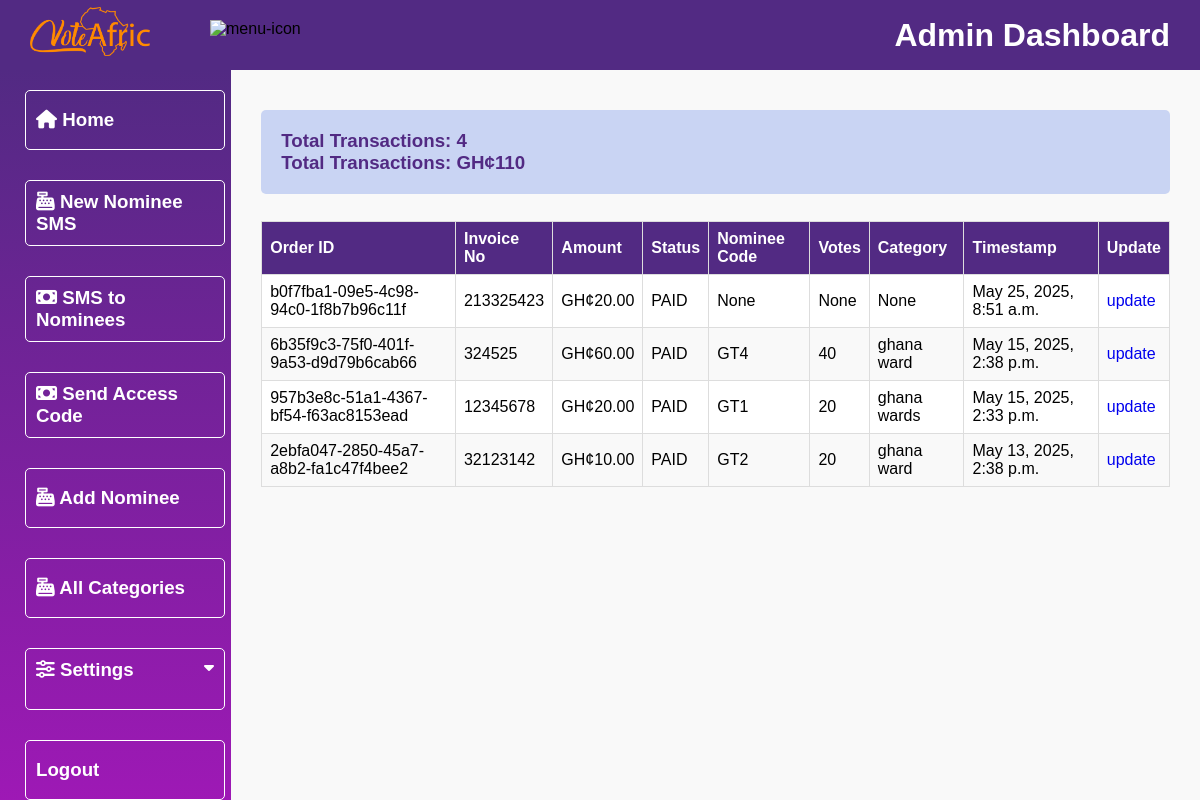
/maindashboard/payment-transactions/ (signed in), run on the app's committed database.
### ussd/models.py (models this page shows, shortened)
class PaymentTransaction(models.Model):
    PAYMENT_TYPES = (
        ('VOTE', 'Vote'),
        ('TICKET', 'Ticket'),
    )
    order_id = models.UUIDField(primary_key=True, default=uuid.uuid4, editable=False)
    invoice_no = models.CharField(max_length=255, null=True, blank=True)
    transaction_id = models.CharField(max_length=20, null=True, blank=True)  # New field
    amount = models.DecimalField(max_digits=10, decimal_places=2)
    status = models.CharField(max_length=50)
    payment_type = models.CharField(max_length=10, choices=PAYMENT_TYPES, null=True, blank=True) # new
    nominee_code = models.CharField(max_length=10, null=True, blank=True)
    event_code = models.CharField(max_length=10, null=True, blank=True) # new
    votes = models.IntegerField(null=True, blank=True)
    tickets = models.PositiveIntegerField(null=True, blank=True) # new
    ticket_type = models.CharField(max_length=20, null=True, blank=True) # new
    category = models.ForeignKey(Category, on_delete=models.CASCADE, null=True, blank=True, related_name='paymenttransactions')
    event_category = models.ForeignKey(Event, on_delete=models.CASCADE, null=True, blank=True, related_name='paymenttransactions')
    timestamp = models.DateTimeField(null=True, blank=True)  # To store the timestamp of the transaction
    created_at = models.DateTimeField(auto_now_add=True)
    class Meta:
        ordering = ('-timestamp',)

### vote/models.py (models this page shows, shortened)
class Category(models.Model):
    award = models.CharField(max_length=100)
    title = models.CharField(max_length=100, null=True)
    image = models.ImageField(upload_to="category")
    slug = models.SlugField(unique=True)
    date_added = models.DateTimeField('date added', null=True)
    end_date = models.DateTimeField('end date', null=True)
    access_code = models.CharField(max_length=10, unique=True, null=True, blank=True)
    class Meta:
        verbose_name_plural = "categories"
        ordering = ('-date_added',)
    def __str__(self):
        return self.award

### maindashboard/views.py (the view)
# urls.py: path('payment-transactions/', views.payment_transactions, name='payment_transactions'),
def payment_transactions(request):
    if not request.user.is_staff:
        messages.error(request, "You don't have permission to view transactions.")
        return redirect('adminHome')
    payments = PaymentTransaction.objects.all()
    payment_count = payments.count()
    total_payments = PaymentTransaction.objects.all().aggregate(total=Sum('amount'))['total'] or 0
    context = {
        'payment_count': payment_count,
        'total_payments': total_payments,
        'payments': payments
    }
    return render(request, 'maindashboard/payment_transactions.html', context)

### maindashboard/templates/maindashboard/payment_transactions.html (shortened to what this page needs)
{% extends 'maindashboard/base.html' %}
{% load static %}
{% block content %}
<div class="main">
    <div class="transation-details-container">
        <div class="heading">
            <h3>Total Transactions: {{ payment_count }}</h3>
            <h3>Total Transactions: GH¢{{ total_payments }}</h3>
        </div>
        <br>
        <div class="table-responsive">
            <table class="revenue-table">
                <thead>
                    <tr>
                        <th>Order ID</th>
                        <th>Invoice No</th>
                        <th>Amount</th>
                        <th>Status</th>
                        <th>Nominee Code</th>
                        <th>Votes</th>
                        <th>Category</th>
                        <th>Timestamp</th>
                        <th>Update</th>
                    </tr>
                </thead>
                <tbody>
                    {% for p in payments %}
                    <tr>
                        <td>{{ p.order_id }}</td>
                        <td>{{ p.invoice_no }}</td>
                        <td>GH¢{{ p.amount }}</td>
                        <td>{{ p.status }}</td>
                        <td>{{ p.nominee_code }}</td>
                        <td>{{ p.votes }}</td>
                        <td>{{ p.category }}</td>
                        <td>{{ p.timestamp }}</td>
                        <td><a href="{% url 'update_transaction' p.invoice_no %}">update</a></td>
                    </tr>
                    {% endfor %}
                </tbody>
            </table>
        </div>
    </div>
</div>
</div>
{% endblock %}

### vote/static/vote/admin.css (style rules this page uses)
* { margin: 0; padding: 0; box-sizing: border-box; font-family: "Poppins", sans-serif; list-style: none; text-decoration: none; }
:root { --background-color1: #fafaff; --background-color2: #ffffff; --background-color3: #ededed; --background-color4: #afc0f0a4; --primary-color: #4b49ac; --secondary-color: #0c007d; --Border-color: #3f0097; --one-use-color: #3f0097; --two-use-color: #5500cb; --red: #E31C25; --blue: #092347; --white: #fff; --blue: #011f4a; --voiletColor: #522a83; --orangeColor: #fb812b; --whiteColor: #fff; }
body { max-width: 100%; overflow-x: hidden; background-color: #f9f9f9; }
.heading { background-color: var(--background-color4); padding: 20px; border-radius: 5px; margin-bottom: 1%; color: var(--voiletColor); font-weight: 900; }
.main { height: calc(100vh - 70px); width: 100%; overflow-y: scroll; overflow-x: hidden; padding: 40px 30px 30px 30px; }
table { width: 100%; border-collapse: collapse; background-color: var(--white); box-shadow: 1px 1px 5px 3px rgba(0, 0, 0, 0.1); }
table th, table td { border: 1px solid #ddd; padding: 8px; text-align: left; }
table th { background-color: var(--voiletColor); color: var(--white); }
table tbody tr:nth-child(even) { background-color: #f9f9f9; }
.table-responsive { overflow-x: auto; -webkit-overflow-scrolling: touch; }
.revenue-table { width: 100%; border-collapse: collapse; }
.revenue-table th, .revenue-table td { border: 1px solid #dddddd; text-align: left; padding: 8px; }
.revenue-table th { background-color: var(--voiletColor); }
.revenue-table tbody tr:nth-child(even) { background-color: #f9f9f9; }
:root { --primary: #4361ee; --secondary: #3f37c9; --success: #4cc9f0; --danger: #f72585; --warning: #ffc107; --light: #f8f9fa; --dark: #212529; }

### data on the page
PaymentTransaction: order_id "b0f7fba1-09e5-4c98-94c0-1f8b7b96c11f", invoice_no "213325423", amount "20.00", status "PAID", nominee_code "None", votes "None", category "None", timestamp "May 25, 2025, 8:51 a.m."
PaymentTransaction: order_id "6b35f9c3-75f0-401f-9a53-d9d79b6cab66", invoice_no "324525", amount "60.00", status "PAID", nominee_code "GT4", votes "40", category "ghana ward", timestamp "May 15, 2025, 2:38 p.m."
PaymentTransaction: order_id "957b3e8c-51a1-4367-bf54-f63ac8153ead", invoice_no "12345678", amount "20.00", status "PAID", nominee_code "GT1", votes "20", category "ghana wards", timestamp "May 15, 2025, 2:33 p.m."
PaymentTransaction: order_id "2ebfa047-2850-45a7-a8b2-fa1c47f4bee2", invoice_no "32123142", amount "10.00", status "PAID", nominee_code "GT2", votes "20", category "ghana ward", timestamp "May 13, 2025, 2:38 p.m."

### other printed values
{{ payment_count }} "4"
{{ total_payments }} "110"
